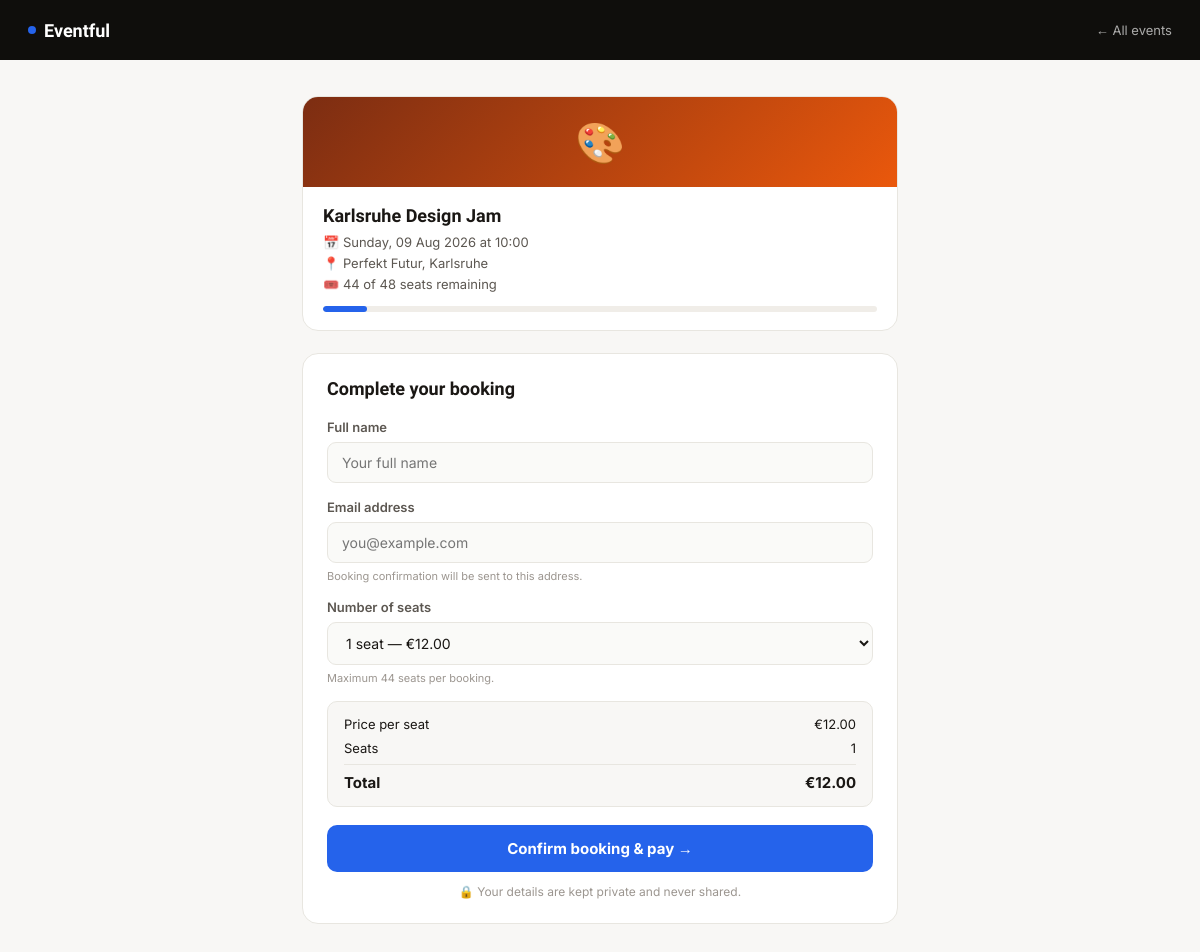
Screenshot of /book.php?event_id=4 with the database file from the repository.
### tables this page shows
CREATE TABLE IF NOT EXISTS events (
    id          INT AUTO_INCREMENT PRIMARY KEY,
    title       VARCHAR(255)  NOT NULL,
    description TEXT,
    category    VARCHAR(60)   NOT NULL DEFAULT 'General',
    event_date  DATE          NOT NULL,
    event_time  TIME          NOT NULL DEFAULT '09:00:00',
    location    VARCHAR(255)  NOT NULL,
    capacity    INT           NOT NULL,
    price       DECIMAL(8,2)  NOT NULL DEFAULT 0.00,
    image_emoji VARCHAR(10)   NOT NULL DEFAULT '🎟️',
    created_at  DATETIME      NOT NULL DEFAULT CURRENT_TIMESTAMP
);

### db.php (called while the page is built, shortened)
<?php
function e($str) {
    return htmlspecialchars($str ?? '', ENT_QUOTES, 'UTF-8');
}

### book.php (the view, shortened to what this page needs)
<?php
require_once 'db.php';
$pdo = getDb();
$eventId = isset($_GET['event_id']) ? (int)$_GET['event_id'] : 0;
$stmt = $pdo->prepare("
    SELECT e.*, COALESCE(SUM(b.seats), 0) AS seats_booked
    FROM events e
    LEFT JOIN bookings b ON b.event_id = e.id
    WHERE e.id = ?
    GROUP BY e.id
");
$stmt->execute([$eventId]);
$event = $stmt->fetch();
$remaining = $event['capacity'] - $event['seats_booked'];
$price    = (float)$event['price'];
$pct      = ($event['capacity'] > 0) ? ($event['seats_booked'] / $event['capacity']) * 100 : 0;
$catSlug  = strtolower($event['category']);
?>
<!DOCTYPE html>
<html lang="en">
<head>
</head>
<body>
<nav>
  <div class="nav-brand">
    <div class="nav-brand-dot"></div>
    Eventful
  </div>
  <a class="back-link" href="index.php">← All events</a>
</nav>
<div class="wrap">
  <div class="event-summary">
    <div class="summary-banner banner-<?= e($catSlug) ?>">
      <?= e($event['image_emoji']) ?>
    </div>
    <div class="summary-body">
      <div class="summary-title"><?= e($event['title']) ?></div>
      <div class="summary-meta">
        <div class="summary-meta-row">📅 <?= date("l, d M Y", strtotime($event['event_date'])) ?> at <?= date("H:i", strtotime($event['event_time'])) ?></div>
        <div class="summary-meta-row">📍 <?= e($event['location']) ?></div>
        <div class="summary-meta-row">🎟️ <?= $remaining ?> of <?= (int)$event['capacity'] ?> seats remaining</div>
      </div>
      <div class="cap-track">
        <div class="cap-fill" style="width:<?= min(100, round($pct)) ?>%"></div>
      </div>
    </div>
  </div>
  <div class="form-card">
    <div class="form-title">Complete your booking</div>
    <form method="POST" action="book.php?event_id=<?= (int)$eventId ?>" id="bookingForm">
      <div class="field">
        <label for="guest_name">Full name</label>
        <input
          type="text"
          id="guest_name"
          name="guest_name"
          value="<?= e($_POST['guest_name'] ?? '') ?>"
          placeholder="Your full name"
          required
          autocomplete="name"
        >
      </div>
      <div class="field">
        <label for="guest_email">Email address</label>
        <input
          type="email"
          id="guest_email"
          name="guest_email"
          value="<?= e($_POST['guest_email'] ?? '') ?>"
          placeholder="you@example.com"
          required
          autocomplete="email"
        >
        <div class="field-hint">Booking confirmation will be sent to this address.</div>
      </div>
      <div class="field">
        <label for="seats">Number of seats</label>
        <select id="seats" name="seats">
          <?php for ($i = 1; $i <= min($remaining, 8); $i++): ?>
            <option value="<?= $i ?>" <?= (int)($_POST['seats'] ?? 1) === $i ? 'selected' : '' ?>>
              <?= $i ?> seat<?= $i > 1 ? 's' : '' ?><?= $price > 0 ? ' — €'.number_format($price * $i, 2) : '' ?>
            </option>
          <?php endfor; ?>
        </select>
        <div class="field-hint">Maximum <?= $remaining ?> seats per booking.</div>
      </div>
      <?php if ($price > 0): ?>
      <div class="order-box" id="orderBox">
        <div class="order-row"><span>Price per seat</span><span>€<?= number_format($price, 2) ?></span></div>
        <div class="order-row"><span>Seats</span><span id="seatCount">1</span></div>
        <div class="order-row order-total"><span>Total</span><span id="orderTotal">€<?= number_format($price, 2) ?></span></div>
      </div>
      <?php endif; ?>
      <button type="submit" class="submit-btn">
        Confirm booking<?= $price > 0 ? ' & pay' : '' ?> →
      </button>
    </form>
    <div class="secure-note">🔒 Your details are kept private and never shared.</div>
  </div>
</div>
</body>
</html>

### book.php (style rules this page uses)
*, *::before, *::after { box-sizing: border-box; margin: 0; padding: 0; }
:root { --bg: #F8F7F5; --white: #FFFFFF; --border: #E8E6E0; --text: #1A1714; --text2: #5C5751; --text3: #9C9690; --accent: #2563EB; --green: #16A34A; --red: #DC2626; }
body { font-family: 'Inter', sans-serif; background: var(--bg); color: var(--text); }
nav { background: #0F0E0C; color: #fff; padding: 0 28px; height: 60px; display: flex; align-items: center; justify-content: space-between; }
.nav-brand { display: flex; align-items: center; gap: 8px; font-family: 'Sora', sans-serif; font-size: 18px; font-weight: 800; }
.nav-brand-dot { width: 8px; height: 8px; border-radius: 50%; background: var(--accent); }
.back-link { font-size: 13px; color: rgba(255,255,255,.65); text-decoration: none; transition: color .15s; }
.wrap { max-width: 640px; margin: 0 auto; padding: 36px 22px 80px; }
.event-summary { background: var(--white); border: 1px solid var(--border); border-radius: 16px; overflow: hidden; margin-bottom: 22px; }
.summary-banner { height: 90px; display: flex; align-items: center; justify-content: center; font-size: 40px; background: linear-gradient(135deg, #1E3A8A, #2563EB); }
.banner-design { background: linear-gradient(135deg, #7C2D12, #EA580C); }
.summary-body { padding: 18px 20px; }
.summary-title { font-family: 'Sora', sans-serif; font-size: 18px; font-weight: 800; margin-bottom: 8px; }
.summary-meta { display: flex; flex-direction: column; gap: 5px; }
.summary-meta-row { display: flex; align-items: center; gap: 7px; font-size: 13px; color: var(--text2); }
.cap-track { height: 6px; background: #F0EDE8; border-radius: 100px; overflow: hidden; margin-top: 14px; }
.cap-fill { height: 100%; border-radius: 100px; background: var(--accent); }
.form-card { background: var(--white); border: 1px solid var(--border); border-radius: 16px; padding: 24px; }
.form-title { font-family: 'Sora', sans-serif; font-size: 18px; font-weight: 800; margin-bottom: 20px; }
.field { margin-bottom: 16px; }
.field label { display: block; font-size: 13px; font-weight: 600; color: var(--text2); margin-bottom: 7px; }
.field input, .field select { width: 100%; padding: 11px 14px; border: 1.5px solid var(--border); border-radius: 9px; font-size: 14px; font-family: inherit; outline: none; background: #FAFAF8; color: var(--text); transition: border-color .15s, background .15s; }
.field-hint { font-size: 11px; color: var(--text3); margin-top: 6px; }
.order-box { background: var(--bg); border: 1px solid var(--border); border-radius: 10px; padding: 14px 16px; margin-bottom: 18px; }
.order-row { display: flex; justify-content: space-between; font-size: 13px; margin-bottom: 8px; }
.order-row:last-child { margin-bottom: 0; }
.order-total { font-weight: 700; font-size: 15px; padding-top: 8px; border-top: 1px solid var(--border); margin-top: 8px; }
.submit-btn { width: 100%; padding: 14px; background: var(--accent); color: #fff; border: none; border-radius: 10px; font-size: 15px; font-weight: 700; cursor: pointer; font-family: inherit; transition: background .15s, transform .1s; }
.secure-note { text-align: center; font-size: 12px; color: var(--text3); margin-top: 12px; }

### rows the page displays
events: image_emoji "🎨", title "Karlsruhe Design Jam", event_date "Sunday, 09 Aug 2026", event_time "10:00", location "Perfekt Futur, Karlsruhe", capacity "48", price "12.00"

### other values shown
$remaining "44"
form field seats "1 seat — €12.00"
